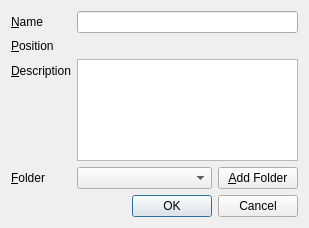
<?xml version="1.0" encoding="UTF-8"?>
<ui version="4.0">
 <class>UiEditBookmarkDialog</class>
 <widget class="QDialog" name="UiEditBookmarkDialog">
  <property name="geometry">
   <rect>
    <x>0</x>
    <y>0</y>
    <width>309</width>
    <height>228</height>
   </rect>
  </property>
  <property name="windowTitle">
   <string>Edit Bookmark - Marble</string>
  </property>
  <layout class="QVBoxLayout" name="verticalLayout">
   <item>
    <layout class="QFormLayout" name="formLayout">
     <item row="0" column="0">
      <widget class="QLabel" name="name_lbl">
       <property name="text">
        <string>&amp;Name</string>
       </property>
       <property name="buddy">
        <cstring>m_name</cstring>
       </property>
      </widget>
     </item>
     <item row="0" column="1">
      <widget class="QLineEdit" name="m_name">
       <property name="text">
        <string/>
       </property>
       <property name="cursorPosition">
        <number>0</number>
       </property>
      </widget>
     </item>
     <item row="1" column="0">
      <widget class="QLabel" name="position_lbl">
       <property name="text">
        <string>&amp;Position</string>
       </property>
       <property name="buddy">
        <cstring>m_latitude</cstring>
       </property>
      </widget>
     </item>
     <item row="1" column="1">
      <layout class="QHBoxLayout" name="latLonLayout" >
       <property name="margin">
        <number>0</number>
       </property>
       <item>
        <widget class="Marble::LatLonEdit" name="m_longitude">
        </widget>
       </item>
       <item>
        <widget class="Marble::LatLonEdit" name="m_latitude">
        </widget>
       </item>
      </layout>
     </item>
     <item row="2" column="0">
      <widget class="QLabel" name="description_lbl">
       <property name="text">
        <string>&amp;Description</string>
       </property>
       <property name="buddy">
        <cstring>m_description</cstring>
       </property>
      </widget>
     </item>
     <item row="2" column="1">
      <widget class="QTextEdit" name="m_description">
       <property name="sizePolicy">
        <sizepolicy hsizetype="Expanding" vsizetype="Expanding">
         <horstretch>0</horstretch>
         <verstretch>0</verstretch>
        </sizepolicy>
       </property>
       <property name="html">
        <string>&lt;!DOCTYPE HTML PUBLIC &quot;-//W3C//DTD HTML 4.0//EN&quot; &quot;http://www.w3.org/TR/REC-html40/strict.dtd&quot;&gt;
&lt;html&gt;&lt;head&gt;&lt;meta name=&quot;qrichtext&quot; content=&quot;1&quot; /&gt;&lt;style type=&quot;text/css&quot;&gt;
p, li { white-space: pre-wrap; }
&lt;/style&gt;&lt;/head&gt;&lt;body style=&quot; font-family:'Ubuntu'; font-size:9pt; font-weight:400; font-style:normal;&quot;&gt;
&lt;table border=&quot;0&quot; style=&quot;-qt-table-type: root; margin-top:4px; margin-bottom:4px; margin-left:4px; margin-right:4px;&quot;&gt;
&lt;tr&gt;
&lt;td style=&quot;border: none;&quot;&gt;
&lt;p style=&quot;-qt-paragraph-type:empty; margin-top:0px; margin-bottom:0px; margin-left:0px; margin-right:0px; -qt-block-indent:0; text-indent:0px;&quot;&gt;&lt;/p&gt;
&lt;p style=&quot;-qt-paragraph-type:empty; margin-top:0px; margin-bottom:0px; margin-left:0px; margin-right:0px; -qt-block-indent:0; text-indent:0px;&quot;&gt;&lt;/p&gt;&lt;/td&gt;&lt;/tr&gt;&lt;/table&gt;&lt;/body&gt;&lt;/html&gt;</string>
       </property>
      </widget>
     </item>
     <item row="3" column="0">
      <widget class="QLabel" name="folder_lbl">
       <property name="text">
        <string>&amp;Folder</string>
       </property>
       <property name="buddy">
        <cstring>m_folders</cstring>
       </property>
      </widget>
     </item>
     <item row="3" column="1">
      <layout class="QHBoxLayout" name="horizontalLayout">
       <item>
        <widget class="QComboBox" name="m_folders">
         <property name="sizePolicy">
          <sizepolicy hsizetype="MinimumExpanding" vsizetype="Fixed">
           <horstretch>0</horstretch>
           <verstretch>0</verstretch>
          </sizepolicy>
         </property>
        </widget>
       </item>
       <item>
        <widget class="QPushButton" name="m_newFolderButton">
         <property name="text">
          <string>&amp;Add Folder</string>
         </property>
        </widget>
       </item>
      </layout>
     </item>
    </layout>
   </item>
   <item>
    <widget class="QDialogButtonBox" name="buttonBox">
     <property name="standardButtons">
      <set>QDialogButtonBox::Cancel|QDialogButtonBox::Ok</set>
     </property>
    </widget>
   </item>
  </layout>
 </widget>
 <customwidgets>
  <customwidget>
   <class>Marble::LatLonEdit</class>
   <extends>QWidget</extends>
   <header>LatLonEdit.h</header>
  </customwidget>
 </customwidgets>
<tabstops>
  <tabstop>m_name</tabstop>
  <tabstop>m_latitude</tabstop>
  <tabstop>m_longitude</tabstop>
  <tabstop>m_description</tabstop>
  <tabstop>m_folders</tabstop>
 </tabstops>
 <resources/>
 <connections>
  <connection>
   <sender>buttonBox</sender>
   <signal>accepted()</signal>
   <receiver>UiEditBookmarkDialog</receiver>
   <slot>accept()</slot>
   <hints>
    <hint type="sourcelabel">
     <x>166</x>
     <y>282</y>
    </hint>
    <hint type="destinationlabel">
     <x>225</x>
     <y>151</y>
    </hint>
   </hints>
  </connection>
  <connection>
   <sender>buttonBox</sender>
   <signal>rejected()</signal>
   <receiver>UiEditBookmarkDialog</receiver>
   <slot>reject()</slot>
   <hints>
    <hint type="sourcelabel">
     <x>166</x>
     <y>282</y>
    </hint>
    <hint type="destinationlabel">
     <x>225</x>
     <y>151</y>
    </hint>
   </hints>
  </connection>
 </connections>
</ui>
